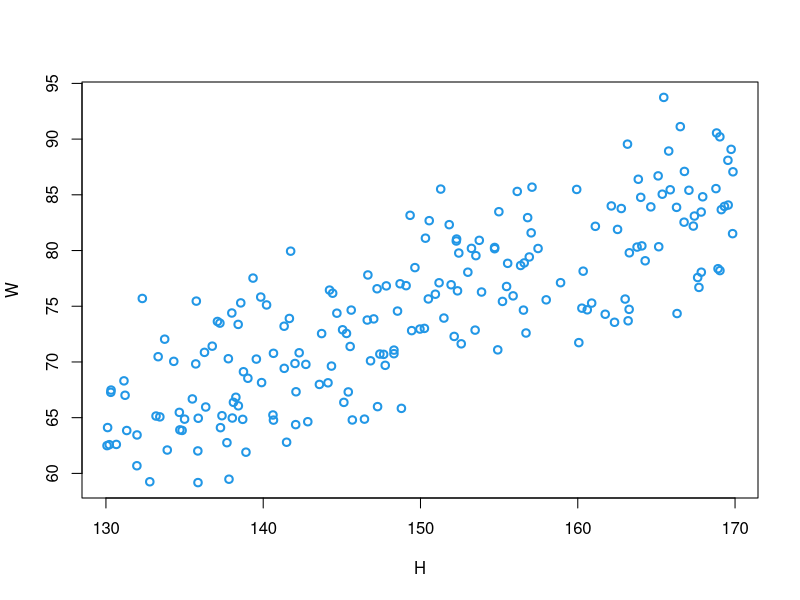

This figure's R source:
# ----------------------------------------------------------------#
##-        Calculate association of height and weight           -##
# ----------------------------------------------------------------#

## Formula used:
# W = bH + U
# W: weight, bH: proportion of height
# U: Unobserved data (amount of noise)

sim_weight <- function(H,b, sd){
  # rnorm(height, mean, standard deviation)
  U <- rnorm(length(H), 0, sd)
  W <- (b*H) + U
  return(W)
}

H <- runif(200, min=130, max=170)
# df <- data.frame(height=H)
# df
W <- sim_weight(H, b=0.5, sd=5)
df1 <- data.frame(height=H)
df1
plot(W ~ H, col=4, lwd=2)
